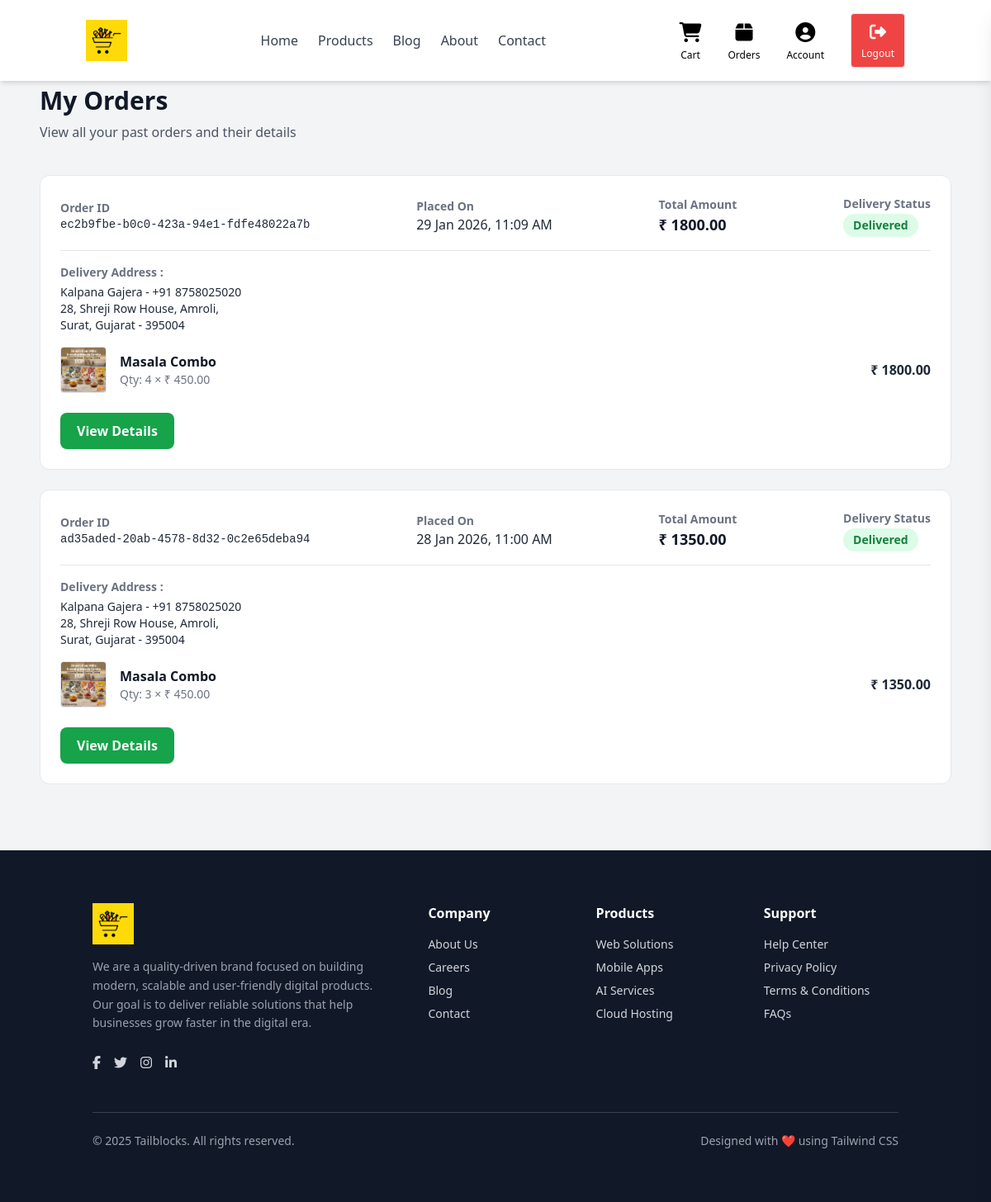
Page /my-orders/ (signed in) on the committed database.
### apps/store/models.py (models this page shows, shortened)
class Order(BaseModel):
    STATUS_CHOICES = (
        ("PENDING", "Pending"),
        ("PAID", "Paid"),
        ("CANCELLED", "Cancelled"),
    )
    DELIVERY_STATUS_CHOICES = (
        ("PROCESSING", "Processing"),
        ("SHIPPED", "Shipped"),
        ("OUT_FOR_DELIVERY", "Out for Delivery"),
        ("DELIVERED", "Delivered"),
        ("CANCELLED", "Cancelled"),
    )
    user = models.ForeignKey(User, on_delete=models.CASCADE)
    subtotal = models.DecimalField(max_digits=10, decimal_places=2)
    shipping = models.DecimalField(max_digits=10, decimal_places=2)
    total_amount = models.DecimalField(max_digits=10, decimal_places=2)
    status = models.CharField(
        max_length=20,
        choices=STATUS_CHOICES,
        default="PENDING"
    )
    delivery_status = models.CharField(
        max_length=30,
        choices=DELIVERY_STATUS_CHOICES,
        default="PROCESSING"
    )
    is_paid = models.BooleanField(default=False)
    address = models.ForeignKey(
        "Address",
        on_delete=models.SET_NULL,
        null=True,
        blank=True,
        related_name="orders"
    )

class Address(BaseModel):
    user = models.ForeignKey(User,
        on_delete=models.CASCADE,
        related_name="addresses"
    )
    full_name = models.CharField(max_length=150)
    phone = models.CharField(max_length=15)
    address_line1 = models.CharField(max_length=255)
    address_line2 = models.CharField(max_length=255, blank=True, null=True)
    city = models.CharField(max_length=100)
    state = models.CharField(max_length=100)
    pincode = models.CharField(max_length=10)
    is_primary = models.BooleanField(default=False)
    created_at = models.DateTimeField(auto_now_add=True)

class OrderItem(BaseModel):
    order = models.ForeignKey(Order, related_name="items", on_delete=models.CASCADE)
    product = models.ForeignKey("Product", on_delete=models.CASCADE)
    qty = models.PositiveIntegerField()
    price = models.DecimalField(max_digits=10, decimal_places=2)   # per item price
    total_price = models.DecimalField(max_digits=10, decimal_places=2)

class Product(BaseModel):
    name = models.CharField(max_length=255)
    category = models.ForeignKey(
        ProductCategory,
        on_delete=models.CASCADE,
        related_name="products"
    )
    price = models.DecimalField(max_digits=10, decimal_places=2)
    weight = models.CharField(max_length=50)
    content = models.TextField()
    additional_details = models.JSONField(blank=True, null=True)
    image_1 = models.ImageField(
        upload_to=product_image_path,
        default="products/default_product.jpg",
        blank=True,
        null=True
    )
    image_2 = models.ImageField(
        upload_to=product_image_path,
        blank=True,
        null=True
    )
    image_3 = models.ImageField(
        upload_to=product_image_path,
        blank=True,
        null=True
    )
    image_4 = models.ImageField(
        upload_to=product_image_path,
        blank=True,
        null=True
    )
    is_active = models.BooleanField(default=True)
    class Meta:
        ordering = ['-created_at']
    def primary_image(self):
        if self.image_1:
            return self.image_1.url
        return settings.MEDIA_URL + "products/default_product.jpg"

### apps/store/views.py (the view)
# urls.py: path("my-orders/", my_orders, name="my_orders"),
@login_required
def my_orders(request):
    user_id = request.session.get('user_id')
    if not user_id:
        return redirect("login")
    user_ = get_object_or_404(User, id=user_id)
    orders = Order.objects.filter(user=user_).order_by("-created_at")
    return render(request, "store/my_orders.html", {
        "orders": orders
    })

### apps/store/views.py (called while the page is built)
def login_required(view_func):
    @wraps(view_func)
    def wrapper(request, *args, **kwargs):
        if request.session.get('user_id'):
            return view_func(request, *args, **kwargs)
        messages.warning(request, "Please log in to continue.")
        return redirect('signin')
    return wrapper

### apps/store/templates/store/my_orders.html (shortened to what this page needs)
{% extends "store/base.html" %}
{% load static %}
{% block body %}
<div class="max-w-6xl mx-auto px-6 py-20">
    <div class="mb-10 pt-6">
        <h1 class="text-3xl font-bold text-gray-900">
            My Orders
        </h1>
        <p class="text-gray-600 mt-2">
            View all your past orders and their details
        </p>
    </div>
    {% if orders %}
    <div class="space-y-6">
        {% for order in orders %}
        <div class="border rounded-xl p-6 bg-white">
            <div class="flex flex-col md:flex-row md:items-center md:justify-between gap-4 mb-4">
                <div>
                    <p class="text-sm text-gray-500 font-semibold">
                        Order ID
                    </p>
                    <p class="font-mono text-sm text-gray-800 break-all">
                        {{ order.id }}
                    </p>
                </div>
                <div>
                    <p class="text-sm text-gray-500 font-semibold">
                        Placed On
                    </p>
                    <p class="text-gray-800">
                        {{ order.created_at|date:"d M Y, h:i A" }}
                    </p>
                </div>
                <div>
                    <p class="text-sm text-gray-500 font-semibold">
                        Total Amount
                    </p>
                    <p class="text-lg font-semibold text-gray-900">
                        ₹ {{ order.total_amount }}
                    </p>
                </div>
                <div>
                    <p class="text-sm text-gray-500 font-semibold">
                        Delivery Status
                    </p>
                    <p class="text-lg font-semibold text-gray-900">
                        {% if order.status == "CANCELLED" %}
                        <span class="inline-block bg-red-100 text-red-700 text-sm font-semibold px-3 py-1 rounded-full">
                            Cancelled
                        </span>
                        {% elif order.delivery_status == "DELIVERED" %}
                        <span class="inline-block bg-green-100 text-green-700 text-sm font-semibold px-3 py-1 rounded-full">
                            Delivered
                        </span>
                        {% elif order.delivery_status == "OUT_FOR_DELIVERY" %}
                        <span class="inline-block bg-orange-100 text-orange-700 text-sm font-semibold px-3 py-1 rounded-full">
                            Out for Delivery
                        </span>
                        {% elif order.delivery_status == "SHIPPED" %}
                        <span class="inline-block bg-indigo-100 text-indigo-700 text-sm font-semibold px-3 py-1 rounded-full">
                            Shipped
                        </span>
                        {% else %}
                        <span class="inline-block bg-yellow-100 text-yellow-700 text-sm font-semibold px-3 py-1 rounded-full">
                            Processing
                        </span>
                        {% endif %}
                    </p>
                </div>
            </div>
            <hr class="my-4">
            {% if order.address %}
            <div class="mb-4">
                <h3 class="text-sm font-semibold text-gray-500 mb-1">Delivery Address :</h3>
                <p class="text-gray-800 text-sm">
                    {{ order.address.full_name|title }} - {{ order.address.phone }}<br>
                    {{ order.address.address_line1 }}{% if order.address.address_line2 %}, {{ order.address.address_line2 }}{% endif %},<br>
                    {{ order.address.city }}, {{ order.address.state }} - {{ order.address.pincode }}
                </p>
            </div>
            {% endif %}
            <div class="space-y-3">
                {% for item in order.items.all|slice:":2" %}
                <div class="flex items-center gap-4">
                    <img src="{{ item.product.primary_image }}" class="w-14 h-14 object-contain rounded border">
                    <div class="flex-1">
                        <p class="font-semibold text-gray-900">
                            {{ item.product.name }}
                        </p>
                        <p class="text-sm text-gray-500">
                            Qty: {{ item.qty }} × ₹ {{ item.price }}
                        </p>
                    </div>
                    <div class="font-semibold text-gray-800">
                        ₹ {{ item.total_price }}
                    </div>
                </div>
                {% endfor %}
            </div>
            <div class="mt-6 flex flex-wrap gap-4">
                <a href="{% url 'order_detail' order.id %}"
                   class="bg-green-600 hover:bg-green-700 text-white px-5 py-2.5 rounded-lg font-semibold transition">
                    View Details
                </a>
            </div>
        </div>
        {% endfor %}
    </div>
    {% endif %}
</div>
{% endblock %}

### rows in the picture
Order: id "ec2b9fbe-b0c0-423a-94e1-fdfe48022a7b", created_at "29 Jan 2026, 11:09 AM", total_amount "1800.00", status "Delivered", address.full_name "Kalpana Gajera", address.phone "+91 8758025020", address.address_line1 "28, Shreji Row House", address.address_line2 "Amroli", address.city "Surat", address.state "Gujarat", address.pincode "395004"
OrderItem: product.primary_image (picture), product.name "Masala Combo", qty "4", price "450.00", total_price "1800.00"
Order: id "ad35aded-20ab-4578-8d32-0c2e65deba94", created_at "28 Jan 2026, 11:00 AM", total_amount "1350.00", status "Delivered", address.full_name "Kalpana Gajera", address.phone "+91 8758025020", address.address_line1 "28, Shreji Row House", address.address_line2 "Amroli", address.city "Surat", address.state "Gujarat", address.pincode "395004"
OrderItem: product.primary_image (picture), product.name "Masala Combo", qty "3", price "450.00", total_price "1350.00"

### other values in the picture
{{ request.session.user_name|default:"Account" }} "Account"
